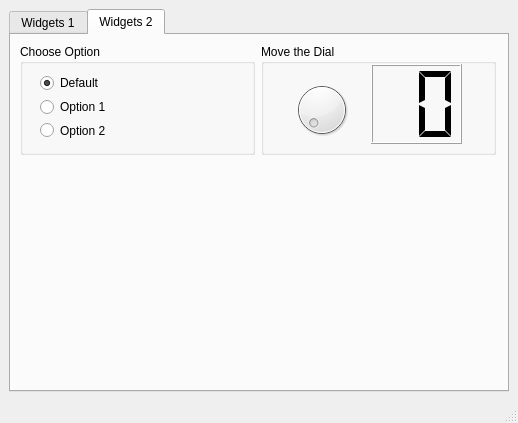
<?xml version="1.0" encoding="UTF-8"?>
<ui version="4.0">
 <class>MainWindow</class>
 <widget class="QMainWindow" name="MainWindow">
  <property name="geometry">
   <rect>
    <x>0</x>
    <y>0</y>
    <width>518</width>
    <height>423</height>
   </rect>
  </property>
  <property name="windowTitle">
   <string>MainWindow</string>
  </property>
  <widget class="QWidget" name="centralwidget">
   <layout class="QGridLayout" name="gridLayout">
    <item row="0" column="0">
     <widget class="QTabWidget" name="tabWidget_1">
      <property name="font">
       <font>
        <weight>50</weight>
        <bold>false</bold>
       </font>
      </property>
      <property name="currentIndex">
       <number>1</number>
      </property>
      <widget class="QWidget" name="tab_widgets_1">
       <property name="toolTip">
        <string/>
       </property>
       <property name="statusTip">
        <string/>
       </property>
       <attribute name="title">
        <string>Widgets 1</string>
       </attribute>
       <layout class="QVBoxLayout" name="verticalLayout">
        <item>
         <layout class="QVBoxLayout" name="verticalLayout_tab_1">
          <item>
           <widget class="QTabWidget" name="tabWidget_2">
            <property name="accessibleName">
             <string/>
            </property>
            <property name="currentIndex">
             <number>1</number>
            </property>
            <widget class="QWidget" name="tab_tree">
             <property name="statusTip">
              <string/>
             </property>
             <attribute name="title">
              <string>Tree</string>
             </attribute>
             <layout class="QHBoxLayout" name="horizontalLayout">
              <item>
               <layout class="QVBoxLayout" name="verticalLayout_2">
                <item>
                 <widget class="QTreeWidget" name="treeWidget">
                  <column>
                   <property name="text">
                    <string>Header 1</string>
                   </property>
                  </column>
                  <column>
                   <property name="text">
                    <string>New Column</string>
                   </property>
                  </column>
                  <item>
                   <property name="text">
                    <string>Item1</string>
                   </property>
                   <item>
                    <property name="text">
                     <string>Subitem1</string>
                    </property>
                   </item>
                  </item>
                 </widget>
                </item>
               </layout>
              </item>
             </layout>
            </widget>
            <widget class="QWidget" name="tab_calendar">
             <property name="statusTip">
              <string/>
             </property>
             <attribute name="title">
              <string>Calendar</string>
             </attribute>
             <layout class="QVBoxLayout" name="verticalLayout_3">
              <item>
               <widget class="QDateEdit" name="dateEdit">
                <property name="alignment">
                 <set>Qt::AlignCenter</set>
                </property>
               </widget>
              </item>
              <item>
               <widget class="QCalendarWidget" name="calendarWidget"/>
              </item>
             </layout>
            </widget>
           </widget>
          </item>
         </layout>
        </item>
       </layout>
      </widget>
      <widget class="QWidget" name="tab_widgets_2">
       <property name="toolTip">
        <string/>
       </property>
       <property name="statusTip">
        <string/>
       </property>
       <attribute name="title">
        <string>Widgets 2</string>
       </attribute>
       <widget class="QGroupBox" name="groupBox">
        <property name="geometry">
         <rect>
          <x>9</x>
          <y>9</y>
          <width>235</width>
          <height>111</height>
         </rect>
        </property>
        <property name="title">
         <string>Choose Option</string>
        </property>
        <widget class="QWidget" name="">
         <property name="geometry">
          <rect>
           <x>20</x>
           <y>30</y>
           <width>84</width>
           <height>65</height>
          </rect>
         </property>
         <layout class="QVBoxLayout" name="verticalLayout_4">
          <item>
           <widget class="QRadioButton" name="radioButton">
            <property name="statusTip">
             <string>This is the default option</string>
            </property>
            <property name="text">
             <string>Default</string>
            </property>
            <property name="checked">
             <bool>true</bool>
            </property>
           </widget>
          </item>
          <item>
           <widget class="QRadioButton" name="radioButton_2">
            <property name="statusTip">
             <string>Option 1: Select to...</string>
            </property>
            <property name="text">
             <string>Option 1</string>
            </property>
           </widget>
          </item>
          <item>
           <widget class="QRadioButton" name="radioButton_3">
            <property name="statusTip">
             <string>Option 2:  Select to...</string>
            </property>
            <property name="text">
             <string>Option 2</string>
            </property>
           </widget>
          </item>
         </layout>
        </widget>
       </widget>
       <widget class="QGroupBox" name="groupBox_2">
        <property name="geometry">
         <rect>
          <x>250</x>
          <y>9</y>
          <width>235</width>
          <height>111</height>
         </rect>
        </property>
        <property name="title">
         <string>Move the Dial</string>
        </property>
        <widget class="QWidget" name="verticalLayoutWidget">
         <property name="geometry">
          <rect>
           <x>30</x>
           <y>30</y>
           <width>61</width>
           <height>71</height>
          </rect>
         </property>
         <layout class="QVBoxLayout" name="verticalLayout_5">
          <item>
           <widget class="QDial" name="dial"/>
          </item>
         </layout>
        </widget>
        <widget class="QWidget" name="verticalLayoutWidget_2">
         <property name="geometry">
          <rect>
           <x>110</x>
           <y>20</y>
           <width>91</width>
           <height>80</height>
          </rect>
         </property>
         <layout class="QVBoxLayout" name="verticalLayout_6">
          <item>
           <widget class="QLCDNumber" name="lcdNumber">
            <property name="digitCount">
             <number>2</number>
            </property>
            <property name="mode">
             <enum>QLCDNumber::Dec</enum>
            </property>
            <property name="segmentStyle">
             <enum>QLCDNumber::Flat</enum>
            </property>
           </widget>
          </item>
         </layout>
        </widget>
       </widget>
      </widget>
     </widget>
    </item>
   </layout>
  </widget>
  <widget class="QMenuBar" name="menubar">
   <property name="geometry">
    <rect>
     <x>0</x>
     <y>0</y>
     <width>518</width>
     <height>21</height>
    </rect>
   </property>
  </widget>
  <widget class="QStatusBar" name="statusbar">
   <property name="statusTip">
    <string>Status bar</string>
   </property>
  </widget>
 </widget>
 <tabstops>
  <tabstop>tabWidget_2</tabstop>
 </tabstops>
 <resources/>
 <connections>
  <connection>
   <sender>dial</sender>
   <signal>valueChanged(int)</signal>
   <receiver>lcdNumber</receiver>
   <slot>display(int)</slot>
   <hints>
    <hint type="sourcelabel">
     <x>202</x>
     <y>106</y>
    </hint>
    <hint type="destinationlabel">
     <x>284</x>
     <y>118</y>
    </hint>
   </hints>
  </connection>
 </connections>
</ui>
